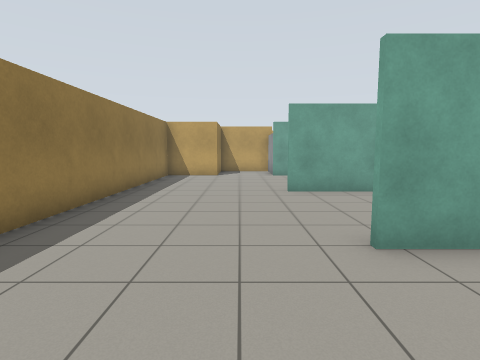
view 1 (above)

16 first-person views from a walk through a robot-simulator world made for Gazebo. The camera is 1.2 m above the floor, tilts 6° down and sees 80° across. The floor is counted in squares, 1 m on a side. Each view is taken from the middle of a square. On the plan, view 1 faces up. The plan holds only what a view shows up to about 12 squares ahead; the rest is blank.

view 2
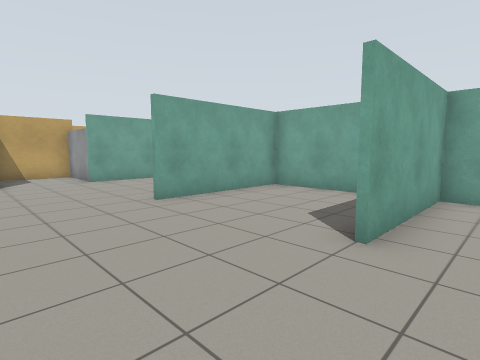

view 3
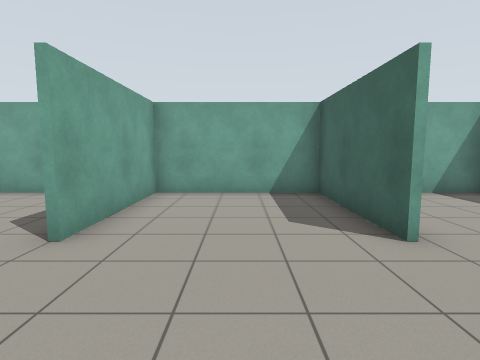

view 4
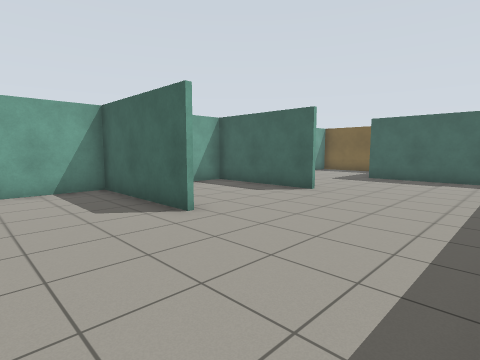

view 5
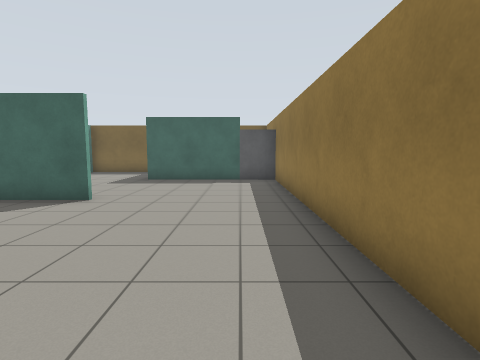

view 6
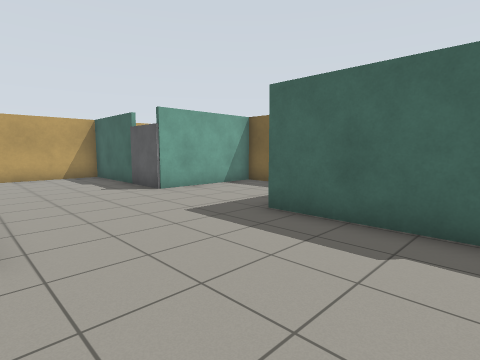

view 7
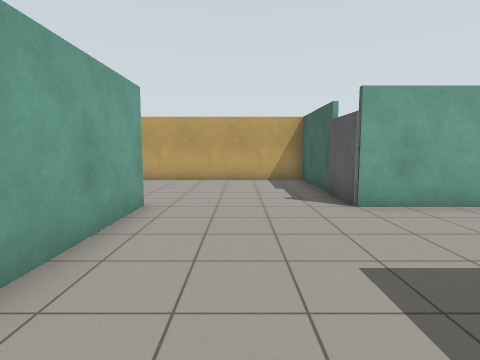

view 8
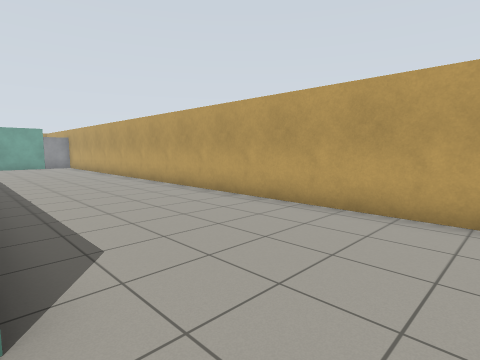

view 9
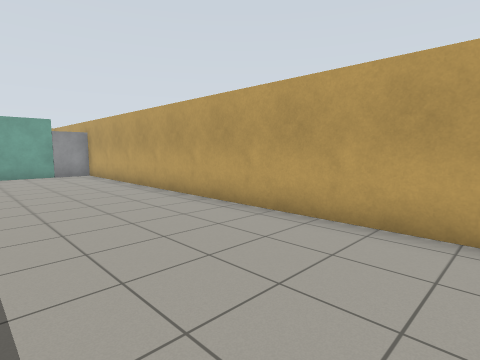

view 10
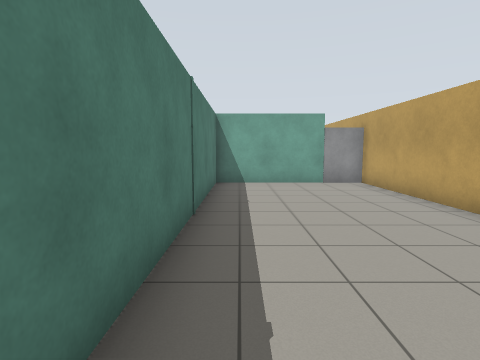

view 11
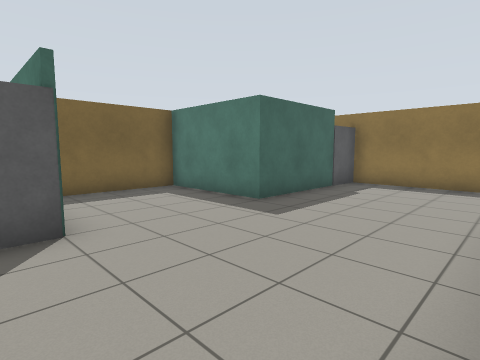

view 12
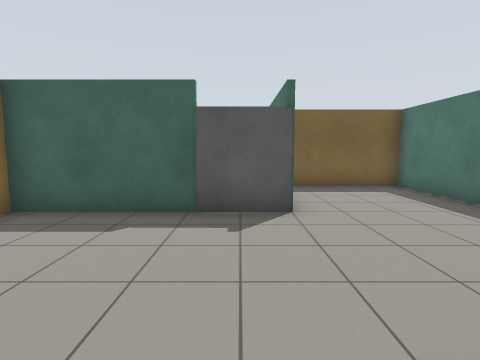

view 13
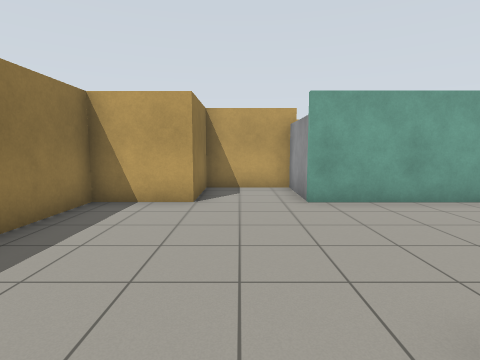

view 14
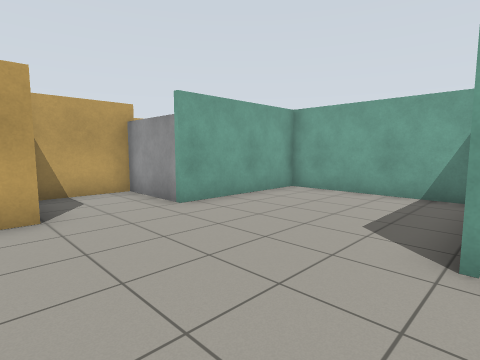

view 15
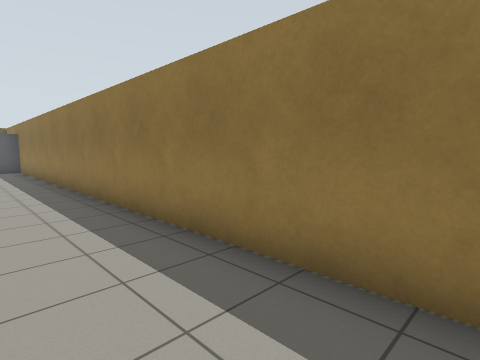

view 16
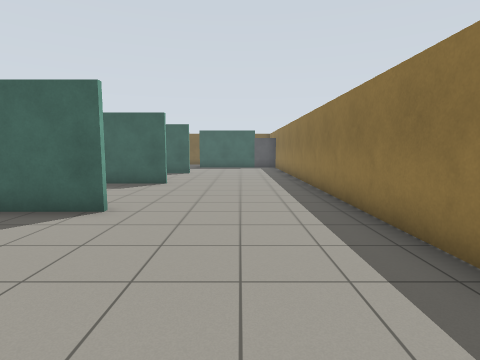

### Floor plan
Points are (right, up) in squares from view 1. A wall is a line through its corners. A room is listed if a view was taken in it or the views show most of it. See-through windows are left out.
Room 1 (views 1, 2, 3, 4, 5, 6, 7, 8, 9, 10, 11, 12, 13, 14, 15, 16)
walls: (1.6, -1.2) (6, -1.2) (6, 3.4) (1.6, 3.4); (1.6, 3.5) (3.7, 3.5); (6, 5.2) (6, 8.2) (1.4, 8.2); (6.1, -5.9) (2.4, -5.9); (1.5, -5.8) (6, -5.8) (6, -4); (6, 8.9) (6, 13.5) (2.4, 13.5); (7.7, -10.6) (11.5, -10.6) (11.5, 13.5); (-1.6, -10.6) (1.7, -10.6) (1.7, -14.5) (6, -14.5) (6, -10.4); (10.1, 13.5) (6.1, 13.5) (6.1, 3.9); (1.5, 16.1) (-1.1, 16.1) (-1.1, 13.5) (-3.4, 13.5) (-3.4, -10.5)
objects: door leaf (-3, -11) to (-2, -11); door leaf (2, 14) to (2, 16); door leaf (11, 14)

Where each view was taken, in squares from view 1:
view 1: 0 up, 0 right, facing up
view 2: 2 up, 2 left, facing up-right
view 3: 1 up, 2 left, facing right
view 4: 2 up, 3 left, facing down-right
view 5: 1 up, 2 left, facing down
view 6: 6 down, 2 left, facing down-right
view 7: 8 down, 0 right, facing right
view 8: 8 down, 6 right, facing up-right
view 9: 1 down, 7 right, facing up-right
view 10: 3 up, 7 right, facing up
view 11: 6 down, 7 right, facing down-left
view 12: 5 down, 7 right, facing down
view 13: 7 up, 0 right, facing up
view 14: 8 up, 2 left, facing up-right
view 15: 8 up, 1 left, facing down-left
view 16: 9 up, 1 left, facing down
